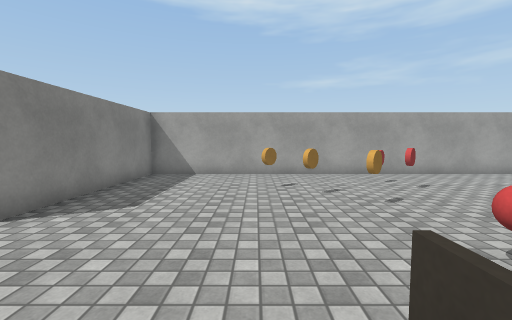
[1] (above)

16 first-person views from a walk through a 3-D level made in the Unity game engine. The camera is 1.3 m above the floor, tilts 4° down and sees 90° across. Doors are open. The floor is counted in squares, 1 m on a side. Each view is taken from the middle of a square. On the plan, view 1 faces up. The plan holds only what a view shows up to about 13 squares ahead; the rest is blank. The place goes on beyond the plan. The player is left out. Surface patterns are stand-ins for the level's own textures.

[2]
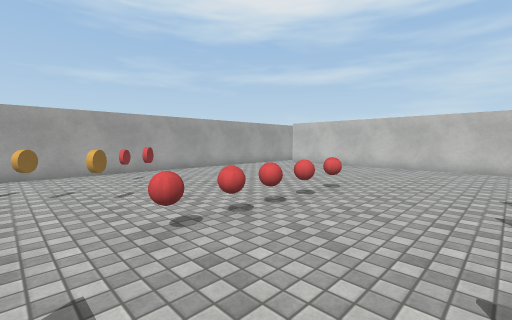

[3]
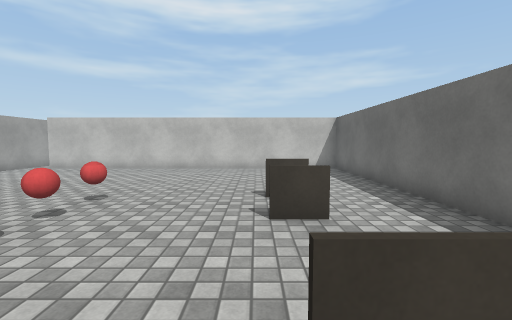

[4]
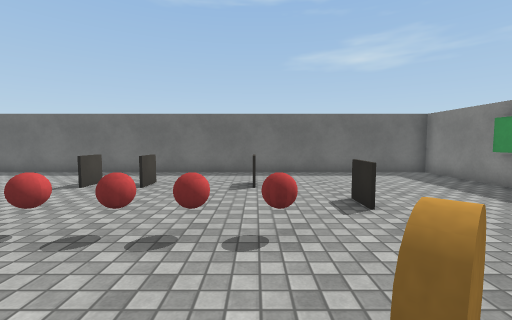

[5]
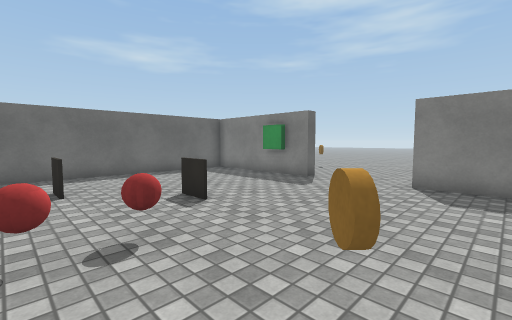

[6]
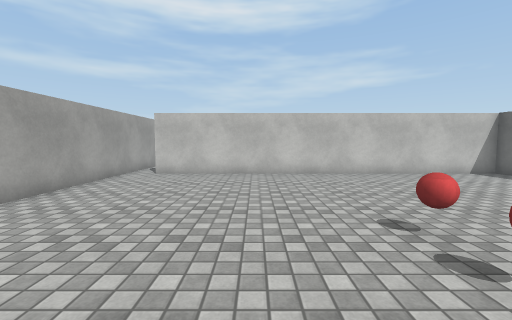

[7]
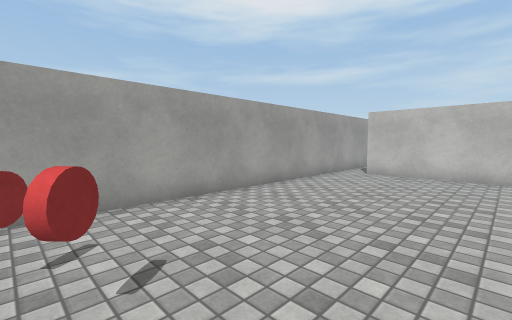

[8]
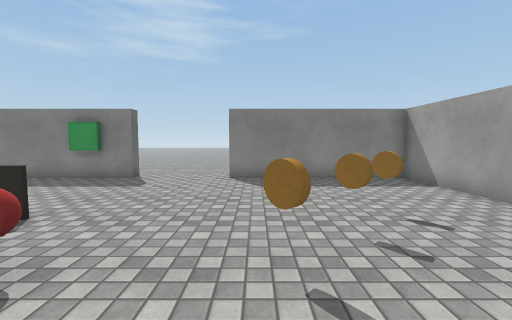

[9]
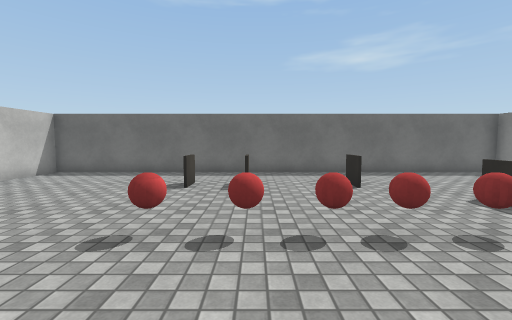

[10]
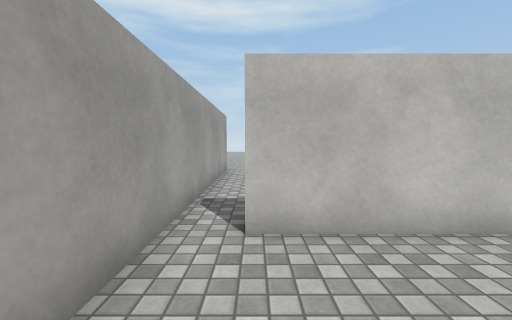

[11]
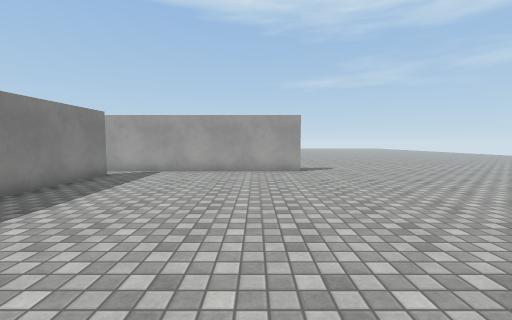

[12]
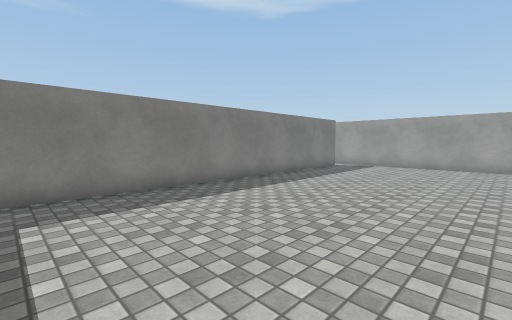

[13]
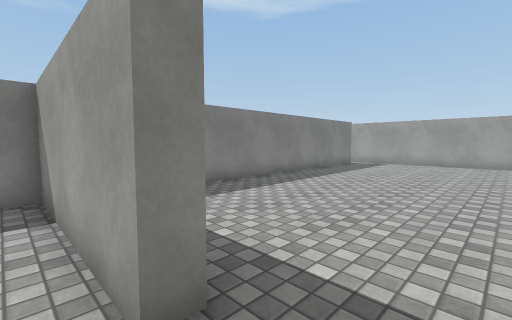

[14]
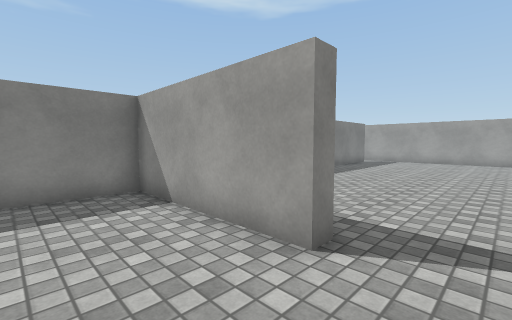

[15]
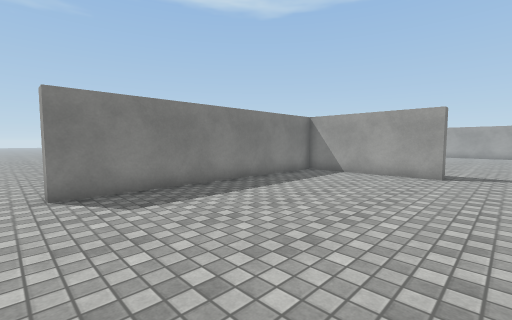

[16]
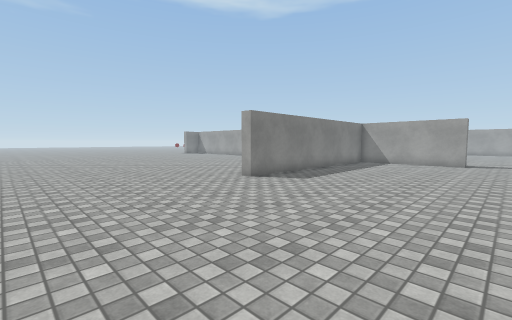

### Floor plan
Points are (right, up) in squares from view 1. A wall is a line through its corners. A room is listed if a view was taken in it or the views show most of it. See-through windows are left out.
Room 1 (views 1, 2, 3, 4, 5, 6, 7, 8, 9, 10)
walls: (-4.2, 0.5) (-4.2, -4.9) (14.5, -4.9) (14.5, 9.2); (15, 10.4) (-4.2, 10.4) (-4.2, 4)
ways out: gap at (15, 9) to room 2; open door at (-4.5, 2.5) to room 3
objects: green cube (-5, -1) to (-4, -1); orange coin (0, 7); orange coin (1, 6); orange coin (2, 5); red ball (3, 3); red ball (4, 3); other object (4, 7); other object (4, 8); red ball (5, 3); red ball (6, 3); red ball (7, 3)
Room 2 (views 11, 12)
walls: (20.4, -4.9) (20.4, -5.4); (15.1, 9.2) (15.1, -4.1); (22.5, 10.4) (15, 10.4)
ways out: gap at (15, 9) to room 1; opening at (21.5, -5) to room 3
Room 3 (views 13, 14, 15, 16)
walls: (20.4, -5.4) (15.1, -5.4) (15.1, -15.3) (14.5, -15.3)
ways out: open door at (-4.5, 2.5) to room 1; opening at (21.5, -5) to room 2

Where each view was taken, in squares from view 1:
view 1: 0 up, 0 right, facing up
view 2: 1 down, 1 right, facing up-right
view 3: 1 down, 2 right, facing right
view 4: 6 up, 3 right, facing down
view 5: 6 up, 4 right, facing down-left
view 6: 5 up, 4 right, facing right
view 7: 5 up, 4 right, facing up-right
view 8: 5 up, 5 right, facing left
view 9: 6 up, 6 right, facing down
view 10: 9 up, 11 right, facing right
view 11: 1 down, 21 right, facing up
view 12: 4 down, 22 right, facing up-left
view 13: 6 down, 22 right, facing up-left
view 14: 8 down, 22 right, facing up-left
view 15: 16 down, 22 right, facing up-left
view 16: 22 down, 22 right, facing up-left
